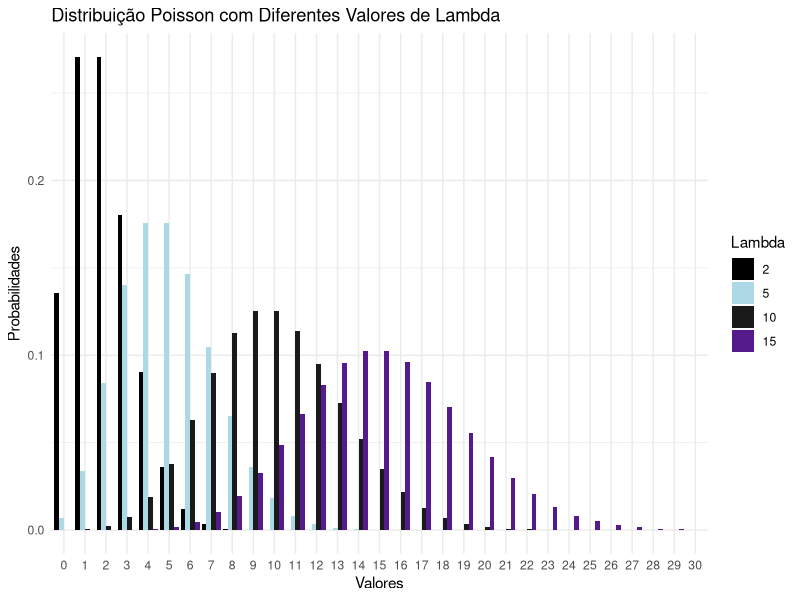
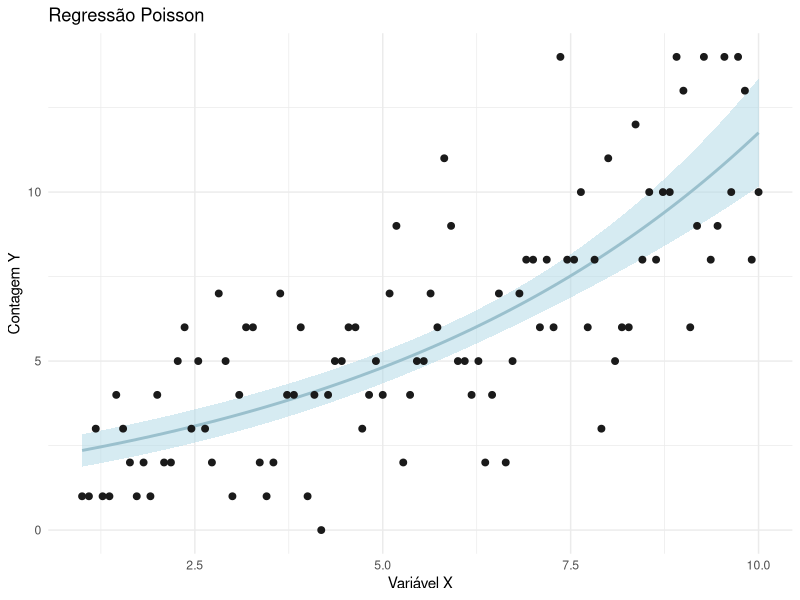
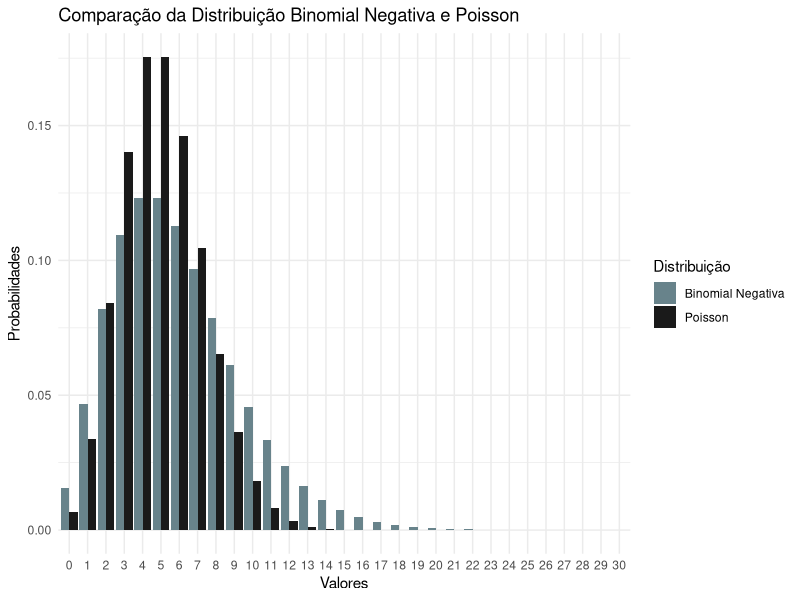
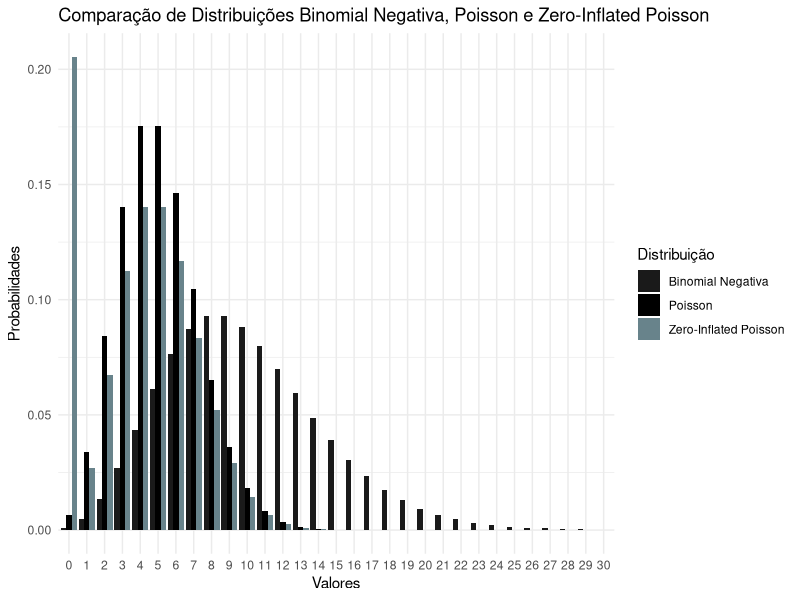

These charts were generated, in order, by the following R code:
## ---- chunk 1

library(ggplot2)
lambdas <- c(2, 5, 10, 15)  # Valores diferentes de lambda

# Valores possíveis para o eixo x
x_values <- 0:30

# Cálculo das probabilidades para cada valor de lambda
poisson_probs <- sapply(lambdas, function(lambda) dpois(x_values, lambda))

# Criação do data frame para o gráfico
data <- data.frame(x = rep(x_values, length(lambdas)),
                   y = c(poisson_probs),
                   lambda = rep(lambdas, each = length(x_values)))

# Plot do gráfico
cores <- c("black", "lightblue", "gray10", "purple4")

ggplot(data, aes(x = as.factor(x), y = y, fill = as.factor(lambda))) +
  geom_bar(stat = "identity", position = "dodge") +
  labs(x = "Valores", y = "Probabilidades", fill = "Lambda") +
  scale_fill_manual(values = cores) + 
  ggtitle("Distribuição Poisson com Diferentes Valores de Lambda") +
  theme_minimal()

## ---- chunk 2
# Gerar dados simulados
x <- seq(1, 10, length.out = 100)
lambda <- exp(0.5 + 0.2 * x)
y <- rpois(length(x), lambda)

# Ajustar modelo de regressão Poisson
model <- glm(y ~ x, family = poisson())

# Prever valores ajustados
predicted <- predict(model, type = "response", se.fit = TRUE)

# Criar data frame com os valores
data <- data.frame(x = x, y = predicted$fit, ymin = predicted$fit - 1.96 * predicted$se.fit, 
                   ymax = predicted$fit + 1.96 * predicted$se.fit)

# Obter os coeficientes estimados
intercept <- coef(model)[1]
slope <- coef(model)[2]

# Função para formatar a fórmula estimada da reta
format_formula <- function(intercept, slope) {
  paste0("y = exp(", round(intercept, 2), " + ", round(slope, 2), "x)")
}

# Plot do gráfico
ggplot() +
  geom_ribbon(data = data, aes(x = x, ymin = ymin, ymax = ymax), fill = "lightblue", alpha = 0.5) +
  geom_line(data = data, aes(x = x, y = y), color = "lightblue3", size = 1) +
  geom_point(data = data.frame(x, y), aes(x = x, y = y), color = "gray10", size = 2) +
  geom_text(x = 1, y = max(predicted$fit), label = format_formula(intercept, slope), hjust = 0, vjust = 1) +
  labs(x = "Variável X", y = "Contagem Y", title = "Regressão Poisson") +
  theme_minimal() 
## ---- chunk 3
# Parâmetros das distribuições
size <- 6  # Parâmetro "size" da distribuição binomial negativa
prob <- 0.5  # Parâmetro "prob" da distribuição binomial negativa
lambda <- 5  # Parâmetro "lambda" da distribuição Poisson

# Valores possíveis para o eixo x
x_values <- 0:30

# Função para calcular as probabilidades da distribuição binomial negativa
negative_binomial_probs <- function(x, size, prob) {
  choose(x + size - 1, x) * prob^x * (1 - prob)^size
}

# Cálculo das probabilidades das distribuições binomial negativa e Poisson
negative_binomial_probs <- negative_binomial_probs(x_values, size, prob)
poisson_probs <- dpois(x_values, lambda)

# Criação do data frame para o gráfico
data <- data.frame(x = rep(x_values, 2),
                   y = c(negative_binomial_probs, poisson_probs),
                   distribuicao = rep(c("Binomial Negativa", "Poisson"), each = length(x_values)))

# Plot do gráfico
ggplot(data, aes(x = as.factor(x), y = y, fill = distribuicao)) +
  geom_bar(stat = "identity", position = "dodge") +
  labs(x = "Valores", y = "Probabilidades", fill = "Distribuição") +
  scale_fill_manual(values = c("lightblue4", "gray10")) + 
  ggtitle("Comparação da Distribuição Binomial Negativa e Poisson") +
  theme_minimal()

## ---- chunk 4
# Função para calcular as probabilidades da distribuição binomial negativa
negative_binomial_probs <- function(x, size, prob) {
  choose(x + size - 1, x) * prob^x * (1 - prob)^size
}

# Parâmetros das distribuições
size <- 10  # Parâmetro "size" da distribuição binomial negativa
prob <- 0.5  # Parâmetro "prob" da distribuição binomial negativa
lambda <- 5  # Parâmetro "lambda" da distribuição Poisson
psi <- 0.2  # Parâmetro "psi" da distribuição Zero-Inflated Poisson

# Valores possíveis para o eixo x
x_values <- 0:30

# Cálculo das probabilidades das distribuições binomial negativa, Poisson e Zero-Inflated Poisson
negative_binomial_probs <- negative_binomial_probs(x_values, size, prob)
poisson_probs <- dpois(x_values, lambda)
zip_probs <- ifelse(x_values == 0, psi + (1 - psi) * dpois(x_values, lambda), (1 - psi) * dpois(x_values, lambda))

# Criação do data frame para o gráfico
data <- data.frame(x = rep(x_values, 3),
                   y = c(negative_binomial_probs, poisson_probs, zip_probs),
                   distribuicao = rep(c("Binomial Negativa", "Poisson", "Zero-Inflated Poisson"), each = length(x_values)))

# Plot do gráfico

ggplot(data, aes(x = as.factor(x), y = y, fill = distribuicao)) +
  geom_bar(stat = "identity", position = "dodge") +
  labs(x = "Valores", y = "Probabilidades", fill = "Distribuição") +
  scale_fill_manual(values = c("gray10" , "black","lightblue4")) + 
  ggtitle("Comparação de Distribuições Binomial Negativa, Poisson e Zero-Inflated Poisson") +
  theme_minimal()

